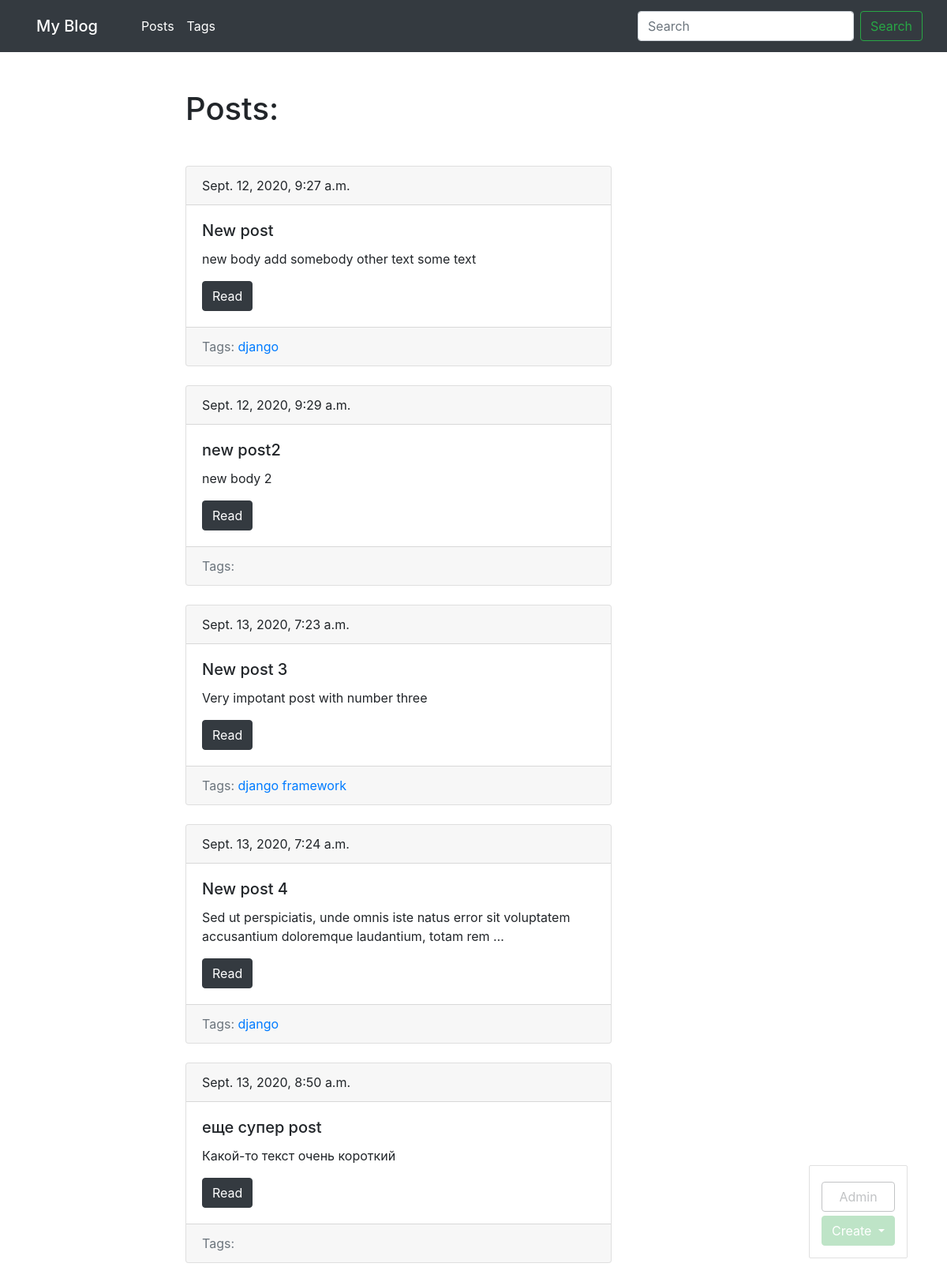
Page /blog/ (signed in) on the committed database.
### blog/models.py (models this page shows, shortened)
class Post(models.Model):
    title = models.CharField(max_length=150, db_index=True)
    slug = models.SlugField(max_length=150, blank=True, unique=True)
    body = models.TextField(db_index=True)
    tags = models.ManyToManyField('Tag', blank=True, related_name='posts')
    date_pub = models.DateTimeField(auto_now_add=True)
    def get_absolute_url(self):
        return reverse('post_detail_url', kwargs={'slug':self.slug})

class Tag(models.Model):
    title = models.CharField(max_length=50)
    slug = models.SlugField(max_length=50, blank=True, unique=True)
    def get_absolute_url(self):
        return reverse('tag_detail_url', kwargs={'slug':self.slug})

### blog/views.py (the view)
# urls.py: path('', posts_list, name='posts_list_url'),
def posts_list(request):
    posts = Post.objects.all()
    return render(request, 'blog/index.html', context={'posts': posts})

### blog/templates/blog/index.html (shortened to what this page needs)
{% extends 'blog/baseblog.html' %}
{%  block content %}
    <h1 class="mb-5">Posts:</h1>
    {% for post in posts %}
        {%  include 'blog/includes/post_card_template.html' %}
    {% endfor %}
{% endblock %}

### blog/templates/blog/includes/post_card_template.html
<div class="card mb-4">
    <div class="card-header">
        {{ post.date_pub }}
    </div>
    <div class="card-body">
        <h5 class="card-title">{{ post.title }}</h5>
        <p class="card-text">{{ post.body|truncatewords:15 }}</p>
        <a href="{{ post.get_absolute_url }}" class="btn btn-dark">Read</a>
    </div>
     <div class="card-footer text-muted">
            Tags:
         {% for tag in post.tags.all %}
                <a href="{{ tag.get_absolute_url }}">{{ tag.title }}</a>
         {% endfor %}
    </div>
</div>

### rows in the picture
Post: date_pub "Sept. 12, 2020, 9:27 a.m.", title "New post", body "new body add somebody other text some text"
Tag: title "django"
Post: date_pub "Sept. 12, 2020, 9:29 a.m.", title "new post2", body "new body 2"
Post: date_pub "Sept. 13, 2020, 7:23 a.m.", title "New post 3", body "Very impotant post with number three"
Tag: title "framework"
Post: date_pub "Sept. 13, 2020, 7:24 a.m.", title "New post 4", body "Sed ut perspiciatis, unde omnis iste natus error sit voluptatem accusantium doloremque laudantium, totam rem …"
Post: date_pub "Sept. 13, 2020, 8:50 a.m.", title "еще супер post", body "Какой-то текст очень короткий"
